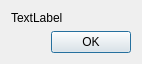
<?xml version="1.0" encoding="UTF-8"?>
<ui version="4.0">
 <class>MsgBox</class>
 <widget class="QDialog" name="MsgBox">
  <property name="windowModality">
   <enum>Qt::WindowModal</enum>
  </property>
  <property name="geometry">
   <rect>
    <x>0</x>
    <y>0</y>
    <width>143</width>
    <height>66</height>
   </rect>
  </property>
  <property name="sizePolicy">
   <sizepolicy hsizetype="Preferred" vsizetype="Preferred">
    <horstretch>0</horstretch>
    <verstretch>0</verstretch>
   </sizepolicy>
  </property>
  <property name="windowTitle">
   <string>Dialog</string>
  </property>
  <property name="modal">
   <bool>true</bool>
  </property>
  <layout class="QVBoxLayout" name="verticalLayout">
   <property name="sizeConstraint">
    <enum>QLayout::SetFixedSize</enum>
   </property>
   <item>
    <widget class="QLabel" name="label">
     <property name="text">
      <string>TextLabel</string>
     </property>
    </widget>
   </item>
   <item>
    <layout class="QHBoxLayout" name="horizontalLayout">
     <item>
      <spacer name="horizontalSpacer">
       <property name="orientation">
        <enum>Qt::Horizontal</enum>
       </property>
       <property name="sizeHint" stdset="0">
        <size>
         <width>40</width>
         <height>20</height>
        </size>
       </property>
      </spacer>
     </item>
     <item>
      <widget class="QPushButton" name="buttonOk">
       <property name="text">
        <string>OK</string>
       </property>
      </widget>
     </item>
    </layout>
   </item>
  </layout>
 </widget>
 <resources/>
 <connections/>
</ui>
